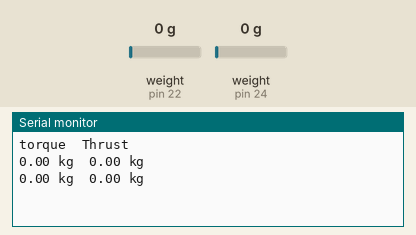
Simulated run of this sketch. Board: Arduino Uno, built with avr-gcc and run on an emulated ATmega328P. On the bench: the last lines printed to the serial monitor. The inputs (shaded band) are chosen by the test bench; at power-on: weight on the scale (sensors on pin 22, pin 24) 0 g.

Above: at 3.2 s.
3.3 s: weight on the scale (sensor on pin 22) set to 100 g
At 4.1 s:
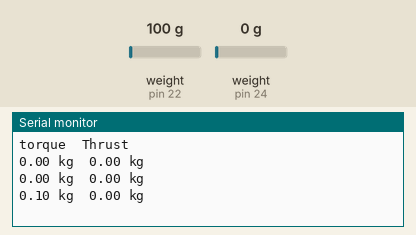
4.8 s: weight on the scale (sensor on pin 24) set to 100 g
At 5.5 s:
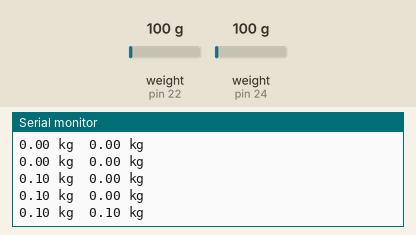
6.3 s: weight on the scale (sensor on pin 22) set to 1250 g
At 6.9 s:
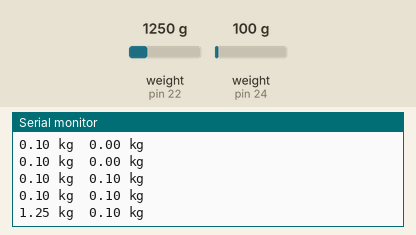
7.8 s: weight on the scale (sensor on pin 24) set to 1250 g
At 7.8 s:
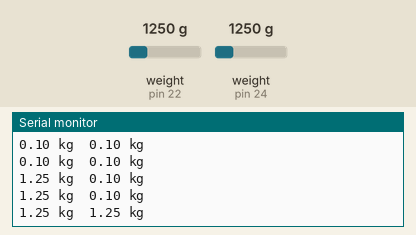
Timing chart, 0 to 10.8 s (numbered marks = the images above; inputs shaded):
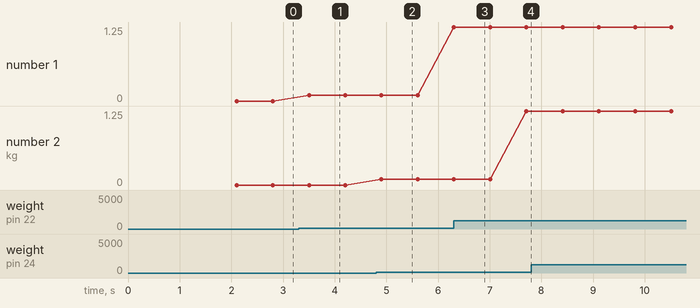

Measured:
- after the input at 3.3 s, the serial monitor: prints a new line after 0.20 s (image 1)
- after the input at 4.8 s, the serial monitor: prints a new line after 0.11 s (image 2)
- after the input at 6.3 s, the serial monitor: prints a new line at once (image 3)
- plotted number 1: 0 → 0.1 after the input at 3.3 s, 0.1 → 1.25 after the input at 6.3 s
- plotted number 2: 0.1 → 1.25 after the input at 6.3 s

The sketch:

2loadcell.ino
```cpp
#include <HX711.h>
#define calibration_factor_1 -210000 //This value is obtained using the SparkFun_HX711_Calibration sketch
#define calibration_factor_2 -210000 //This value is obtained using the SparkFun_HX711_Calibration sketch


#define DOUT1  22
#define CLK1  23
#define DOUT2  24
#define CLK2  25
HX711 scale1;
HX711 scale2;

void setup() {
Serial.begin(9600);

  scale1.begin(DOUT1,CLK1);
  scale2.begin(DOUT2,CLK2);
  scale1.set_scale(calibration_factor_1);
  scale2.set_scale(calibration_factor_2); //This value is obtained by using the SparkFun_HX711_Calibration sketch
  scale1.tare(); //Assuming there is no weight on the scale at start up, reset the scale to 0
  scale2.tare();
  Serial.print("torque  ");
  Serial.println("Thrust");
}


void loop() {
  Serial.print(scale1.get_units(),2); //scale.get_units() returns a float
  Serial.print(" kg  "); //You can change this to kg but you'll need to refactor the calibration_factor
   Serial.print(scale2.get_units(), 2); //scale.get_units() returns a float
  Serial.print(" kg"); //You can change this to kg but you'll need to refactor the calibration_factor
  Serial.println();
  delay(500);
}
```
